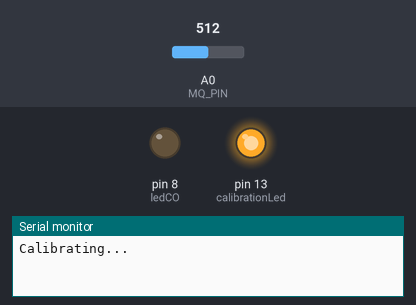
A sketch run on a simulated Arduino Uno, built with avr-gcc and run on an emulated ATmega328P. Parts: output pins drawn as LEDs (lit = HIGH), the last lines printed to the serial monitor. The test bench sets the inputs (shaded band); at power-on: A0 (MQ_PIN) = 512.

Above: at 0.1 s.
At 25.1 s:
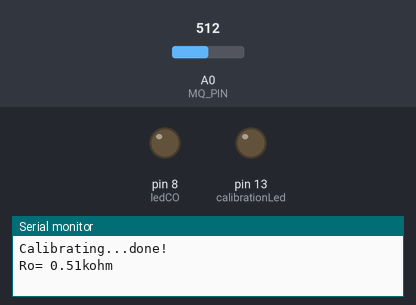
Timing chart, 0 to 26.6 s (numbered marks = the images above):
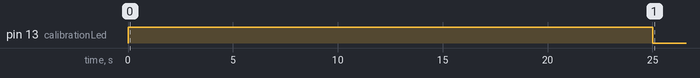

The sketch:

callibration.ino
```cpp
/****************************************************************************
  Author : Andy @ MYBOTIC www.mybotic.com.my
  Date:5/7/2016
  Project: How to detect the concentration of gas by using MQ2 sensor
****************************************************************************/


/************************Hardware Related Macros************************************/


const int calibrationLed = 13;                      //when the calibration start , LED pin 13 will light up , off when finish calibrating
const int MQ_PIN=A0;                                //define which analog input channel you are going to use
int RL_VALUE=5;                                     //define the load resistance on the board, in kilo ohms
float RO_CLEAN_AIR_FACTOR=9.83;                     //RO_CLEAR_AIR_FACTOR=(Sensor resistance in clean air)/RO,
                                                    //which is derived from the chart in datasheet

/***********************Software Related Macros************************************/
int CALIBARAION_SAMPLE_TIMES=50;                    //define how many samples you are going to take in the calibration phase
int CALIBRATION_SAMPLE_INTERVAL=500;                //define the time interal(in milisecond) between each samples in the
                                                    //cablibration phase
int READ_SAMPLE_INTERVAL=50;                        //define how many samples you are going to take in normal operation
int READ_SAMPLE_TIMES=5;                            //define the time interal(in milisecond) between each samples in
                                                    //normal operation

/**********************Application Related Macros**********************************/
#define         GAS_LPG             0
#define         GAS_CO              1
#define         GAS_SMOKE           2

/*****************************Globals***********************************************/
float           LPGCurve[3]  =  {2.3,0.21,-0.47};   //two points are taken from the curve.
                                                    //with these two points, a line is formed which is "approximately equivalent"
                                                    //to the original curve.
                                                    //data format:{ x, y, slope}; point1: (lg200, 0.21), point2: (lg10000, -0.59)
float           COCurve[3]  =  {2.3,0.72,-0.34};    //two points are taken from the curve.
                                                    //with these two points, a line is formed which is "approximately equivalent"
                                                    //to the original curve.
                                                    //data format:{ x, y, slope}; point1: (lg200, 0.72), point2: (lg10000,  0.15)
float           SmokeCurve[3] ={2.3,0.53,-0.44};    //two points are taken from the curve.
                                                    //with these two points, a line is formed which is "approximately equivalent"
                                                    //to the original curve.
                                                    //data format:{ x, y, slope}; point1: (lg200, 0.53), point2: (lg10000,  -0.22)
float           Ro           =  10;                 //Ro is initialized to 10 kilo ohms


// cosas nazis

int ledCO = 8;

void setup()
{

  pinMode(ledCO, OUTPUT);

  Serial.begin(9600);
  pinMode(calibrationLed,OUTPUT);
  digitalWrite(calibrationLed,HIGH);
  Serial.print("Calibrating...");                        //serial display


  Ro = MQCalibration(MQ_PIN);                         //Calibrating the sensor. Please make sure the sensor is in clean air
  digitalWrite(calibrationLed,LOW);

  Serial.println("done!");                                 //serial display
  Serial.print("Ro= ");
  Serial.print(Ro);
  Serial.println("kohm");
  delay(3000);
}

void loop()
{
  long iPPM_LPG = 0;
  long iPPM_CO = 0;
  long iPPM_Smoke = 0;

  iPPM_LPG = MQGetGasPercentage(MQRead(MQ_PIN)/Ro,GAS_LPG);
  iPPM_CO = MQGetGasPercentage(MQRead(MQ_PIN)/Ro,GAS_CO);
  iPPM_Smoke = MQGetGasPercentage(MQRead(MQ_PIN)/Ro,GAS_SMOKE);

   Serial.print("Concentration of gas ");

   Serial.print("\tLPG: ");
   Serial.print(iPPM_LPG);
   Serial.print(" ppm");

   Serial.print("\tCO: ");
   Serial.print(iPPM_CO);
   Serial.print(" ppm");
   analogWrite(ledCO, iPPM_CO);

   Serial.print("\tSmoke: ");
   Serial.print(iPPM_Smoke);
   Serial.println(" ppm");

   delay(200);

}

/****************** MQResistanceCalculation ****************************************
Input:   raw_adc - raw value read from adc, which represents the voltage
Output:  the calculated sensor resistance
Remarks: The sensor and the load resistor forms a voltage divider. Given the voltage
         across the load resistor and its resistance, the resistance of the sensor
         could be derived.
************************************************************************************/
float MQResistanceCalculation(int raw_adc)
{
  return ( ((float)RL_VALUE*(1023-raw_adc)/raw_adc));
}

/***************************** MQCalibration ****************************************
Input:   mq_pin - analog channel
Output:  Ro of the sensor
Remarks: This function assumes that the sensor is in clean air. It use
         MQResistanceCalculation to calculates the sensor resistance in clean air
         and then divides it with RO_CLEAN_AIR_FACTOR. RO_CLEAN_AIR_FACTOR is about
         10, which differs slightly between different sensors.
************************************************************************************/
float MQCalibration(int mq_pin)
{
  int i;
  float val=0;

  for (i=0;i<CALIBARAION_SAMPLE_TIMES;i++) {            //take multiple samples
    val += MQResistanceCalculation(analogRead(mq_pin));
    delay(CALIBRATION_SAMPLE_INTERVAL);
  }
  val = val/CALIBARAION_SAMPLE_TIMES;                   //calculate the average value
  val = val/RO_CLEAN_AIR_FACTOR;                        //divided by RO_CLEAN_AIR_FACTOR yields the Ro
  return val;                                                      //according to the chart in the datasheet

}

/*****************************  MQRead *********************************************
Input:   mq_pin - analog channel
Output:  Rs of the sensor
Remarks: This function use MQResistanceCalculation to caculate the sensor resistenc (Rs).
         The Rs changes as the sensor is in the different consentration of the target
         gas. The sample times and the time interval between samples could be configured
         by changing the definition of the macros.
************************************************************************************/
float MQRead(int mq_pin)
{
  int i;
  float rs=0;

  for (i=0;i<READ_SAMPLE_TIMES;i++) {
    rs += MQResistanceCalculation(analogRead(mq_pin));
    delay(READ_SAMPLE_INTERVAL);
  }

  rs = rs/READ_SAMPLE_TIMES;

  return rs;
}

/*****************************  MQGetGasPercentage **********************************
Input:   rs_ro_ratio - Rs divided by Ro
         gas_id      - target gas type
Output:  ppm of the target gas
Remarks: This function passes different curves to the MQGetPercentage function which
         calculates the ppm (parts per million) of the target gas.
************************************************************************************/
long MQGetGasPercentage(float rs_ro_ratio, int gas_id)
{
  if ( gas_id == GAS_LPG ) {
     return MQGetPercentage(rs_ro_ratio,LPGCurve);
  } else if ( gas_id == GAS_CO ) {
     return MQGetPercentage(rs_ro_ratio,COCurve);
  } else if ( gas_id == GAS_SMOKE ) {
     return MQGetPercentage(rs_ro_ratio,SmokeCurve);
  }

  return 0;
}

/*****************************  MQGetPercentage **********************************
Input:   rs_ro_ratio - Rs divided by Ro
         pcurve      - pointer to the curve of the target gas
Output:  ppm of the target gas
Remarks: By using the slope and a point of the line. The x(logarithmic value of ppm)
         of the line could be derived if y(rs_ro_ratio) is provided. As it is a
         logarithmic coordinate, power of 10 is used to convert the result to non-logarithmic
         value.
************************************************************************************/
long  MQGetPercentage(float rs_ro_ratio, float *pcurve)
{
  return (pow(10,( ((log(rs_ro_ratio)-pcurve[1])/pcurve[2]) + pcurve[0])));
}
```
